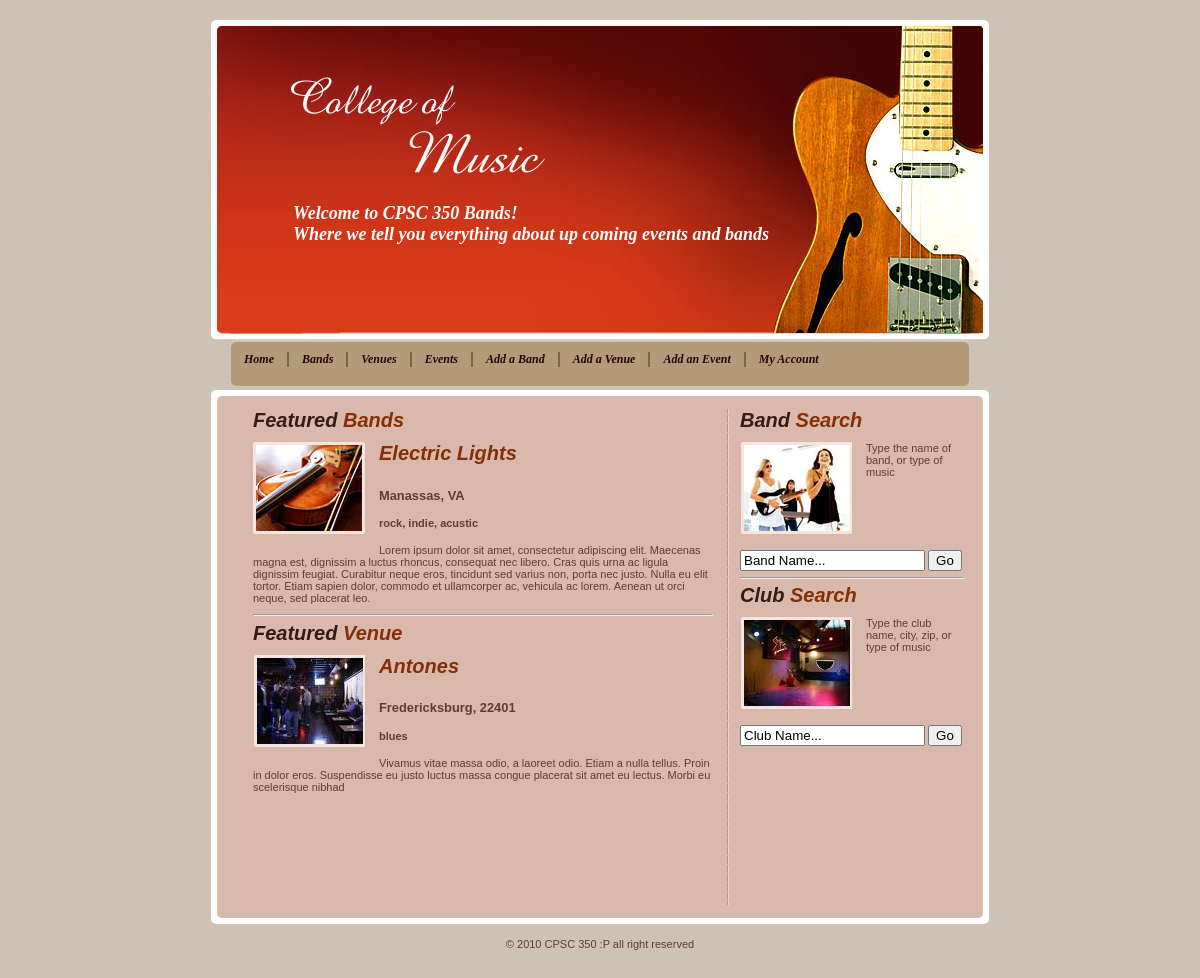
The page / on the database its author committed.
### tables this page shows
CREATE TABLE IF NOT EXISTS `band` (
  `bandId` int(11) NOT NULL AUTO_INCREMENT,
  `name` varchar(100) NOT NULL,
  `city` varchar(20) NOT NULL,
  `state` char(2) NOT NULL,
  `bandMembers` varchar(200) NOT NULL,
  `description` text NOT NULL,
  `recordLabel` varchar(100) NOT NULL,
  `musicType` varchar(100) NOT NULL,
  PRIMARY KEY (`bandId`),
  UNIQUE KEY `name` (`name`),
  KEY `city` (`city`,`state`,`bandMembers`,`recordLabel`),
  KEY `musicType` (`musicType`)
);

CREATE TABLE IF NOT EXISTS `venue` (
  `venueId` int(11) NOT NULL AUTO_INCREMENT,
  `name` varchar(100) NOT NULL,
  `city` varchar(20) NOT NULL,
  `zipcode` int(11) NOT NULL,
  `description` text NOT NULL,
  `musicType` varchar(100) NOT NULL,
  PRIMARY KEY (`venueId`),
  UNIQUE KEY `name` (`name`),
  KEY `city` (`city`,`zipcode`),
  KEY `musicType` (`musicType`)
);

### index.php (the view)
<?php include("header.php");?>
<h2><b>Featured</b> Bands</h2>
<img src="images/pic_1.jpg" width="112" height="92" alt="Pic 1" class="left" />
<?php
$query = "SELECT * FROM Band ORDER BY RAND() LIMIT 1";
$result = mysqli_query($db,$query);
$row = mysqli_fetch_array($result);
?>
<h2><a href="band.php?bandId=<?php echo $row['bandId'];?>"><?php echo $row['name'];?></a></h2>
<h3><?php echo $row['city'].', '.$row['state'];?></h3>
<h4><?php echo $row['musicType'];?></h4>
<p><?php echo $row['description'];?></p>
<hr>
<h2><b>Featured</b> Venue</h2>
<img src="images/venue2.jpg" width="112" height="92" alt="Pic 1" class="left" />
<?php
$query = "SELECT * FROM Venue ORDER BY RAND() LIMIT 1";
$result = mysqli_query($db,$query);
$row = mysqli_fetch_array($result);
?>
<h2><a href="venue.php?venueId=<?php echo $row['venueId'];?>"><?php echo $row['name'];?></a></h2>
<h3><?php echo $row['city'].', '.$row['zipcode'];?></h3>
<h4><?php echo $row['musicType'];?></h4>
<p><?php echo $row['description'];?></p>
<?php include("footer.php");?>

### style.css (style rules this page uses)
html { margin: 0; padding: 0; }
body { background: #CDC2B3 url(images/bg.gif); text-align: center; color: #5F3E2F; font: 11px verdana, sans-serif; margin: 0px; padding: 20px 0px 20px 0px; }
a { color: #5F3E2F; font-weight: bold; text-decoration: none; }
img { border: 0px; }
h2 a { color:#862e06 !important; }
h2 { margin: 0px; padding: 0px 0px 10px 0px; font:Arial, Helvetica, sans-serif; font-size:20px; font-style:italic; color:#862e06; }
h2 b { color:#341c12; }
p { margin-top: 0px; margin-bottom: 10px; }
img.left { float: left; padding-right: 14px; padding-bottom: 16px; }

### rows shown on the page
band: name "Electric Lights", city "Manassas", state "VA", musicType "rock, indie, acustic", description "Lorem ipsum dolor sit amet, consectetur adipiscing elit. Maecenas magna est, dignissim a luctus rhoncus, consequat nec libero. Cras quis urna ac ligula dignissim feugiat. Curabitur neque eros, tincidunt sed varius non, porta nec justo. Nulla eu elit tortor. Etiam sapien dolor, commodo et ullamcorper ac, vehicula ac lorem. Aenean ut orci neque, sed placerat leo."
venue: name "Antones", city "Fredericksburg", zipcode "22401", musicType "blues", description "Vivamus vitae massa odio, a laoreet odio. Etiam a nulla tellus. Proin in dolor eros. Suspendisse eu justo luctus massa congue placerat sit amet eu lectus. Morbi eu scelerisque nibhad"
